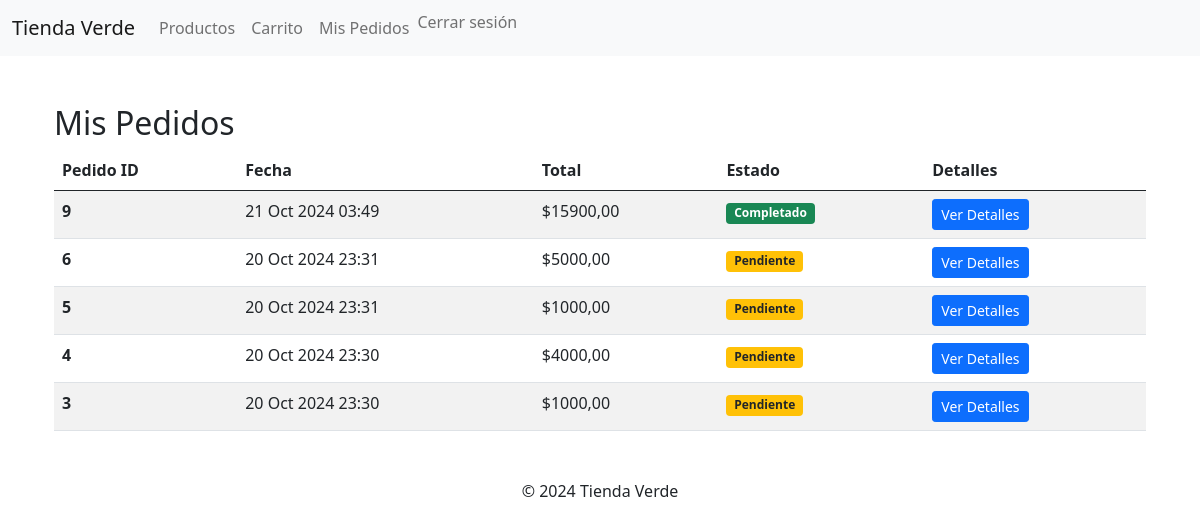
Page /pedidos/ (signed in) on the committed database.
### core/models.py (models this page shows, shortened)
class Pedido(models.Model):
    ESTADO_CHOICES = [
        ('PEND', 'Pendiente'),
        ('COMP', 'Completado'),
    ]
    cliente = models.ForeignKey(User, on_delete=models.CASCADE)
    carrito = models.ForeignKey(Carrito, on_delete=models.CASCADE)  # Change to ForeignKey
    estado = models.CharField(max_length=4, choices=ESTADO_CHOICES, default='PEND')
    total = models.DecimalField(max_digits=10, decimal_places=2)
    fecha = models.DateTimeField(auto_now_add=True)

### core/views.py (the view)
# urls.py: path('pedidos/', pedidos, name='pedidos_cliente'),
@login_required
def pedidos(request):
    pedidos = Pedido.objects.filter(cliente=request.user).order_by('-fecha')
    return render(request, 'core/pedidos.html', {'pedidos': pedidos})

### core/templates/core/pedidos.html (shortened to what this page needs)
{% extends 'core/base.html' %}
{% block content %}
<div class="container mt-4">
    <h2>Mis Pedidos</h2>
    {% if pedidos %}
        <table class="table table-striped">
            <thead>
                <tr>
                    <th scope="col">Pedido ID</th>
                    <th scope="col">Fecha</th>
                    <th scope="col">Total</th>
                    <th scope="col">Estado</th>
                    <th scope="col">Detalles</th>
                </tr>
            </thead>
            <tbody>
                {% for pedido in pedidos %}
                <tr>
                    <th scope="row">{{ pedido.id }}</th>
                    <td>{{ pedido.fecha|date:"d M Y H:i" }}</td>
                    <td>${{ pedido.total }}</td>
                    <td>
                        {% if pedido.estado == 'PEND' %}
                            <span class="badge bg-warning text-dark">Pendiente</span>
                        {% else %}
                            <span class="badge bg-success">Completado</span>
                        {% endif %}
                    </td>
                    <td>
                        <a href="{% url 'detalle_pedido' pedido.id %}" class="btn btn-primary btn-sm">Ver Detalles</a>
                    </td>
                </tr>
                {% endfor %}
            </tbody>
        </table>
    {% else %}
        <p class="text-center">No has realizado ningún pedido aún.</p>
    {% endif %}
</div>
{% endblock %}

### rows in the picture
Pedido: id "9", fecha "21 Oct 2024 03:49", total "15900,00", estado "Completado"
Pedido: id "6", fecha "20 Oct 2024 23:31", total "5000,00", estado "Pendiente"
Pedido: id "5", fecha "20 Oct 2024 23:31", total "1000,00", estado "Pendiente"
Pedido: id "4", fecha "20 Oct 2024 23:30", total "4000,00", estado "Pendiente"
Pedido: id "3", fecha "20 Oct 2024 23:30", total "1000,00", estado "Pendiente"
